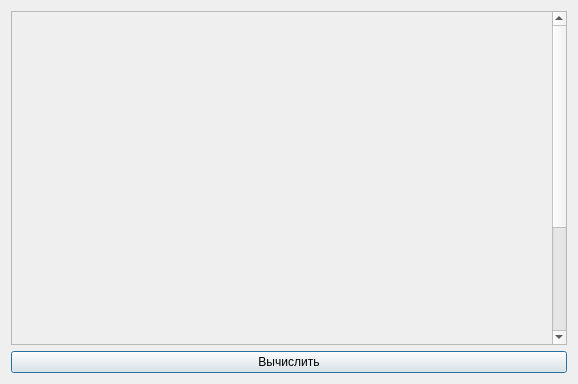
<?xml version="1.0" encoding="UTF-8"?>
<ui version="4.0">
 <class>Dialog</class>
 <widget class="QDialog" name="Dialog">
  <property name="geometry">
   <rect>
    <x>0</x>
    <y>0</y>
    <width>578</width>
    <height>384</height>
   </rect>
  </property>
  <property name="windowTitle">
   <string>Dialog</string>
  </property>
  <layout class="QVBoxLayout" name="__vLayout1">
   <item>
    <widget class="QWidget" name="centralWidget" native="true">
     <layout class="QVBoxLayout" name="__vLayout2">
      <property name="spacing">
       <number>0</number>
      </property>
      <property name="leftMargin">
       <number>0</number>
      </property>
      <property name="topMargin">
       <number>0</number>
      </property>
      <property name="rightMargin">
       <number>0</number>
      </property>
      <property name="bottomMargin">
       <number>0</number>
      </property>
      <item>
       <widget class="QScrollArea" name="mMainScrollArea">
        <property name="widgetResizable">
         <bool>true</bool>
        </property>
        <widget class="QWidget" name="scrollAreaWidgetContents">
         <property name="geometry">
          <rect>
           <x>0</x>
           <y>0</y>
           <width>544</width>
           <height>500</height>
          </rect>
         </property>
         <property name="minimumSize">
          <size>
           <width>500</width>
           <height>500</height>
          </size>
         </property>
         <layout class="QVBoxLayout" name="mScrollLayout">
          <property name="spacing">
           <number>0</number>
          </property>
          <property name="leftMargin">
           <number>0</number>
          </property>
          <property name="topMargin">
           <number>0</number>
          </property>
          <property name="rightMargin">
           <number>0</number>
          </property>
          <property name="bottomMargin">
           <number>0</number>
          </property>
         </layout>
        </widget>
       </widget>
      </item>
     </layout>
    </widget>
   </item>
   <item>
    <widget class="QPushButton" name="mCalcButton">
     <property name="enabled">
      <bool>true</bool>
     </property>
     <property name="text">
      <string>Вычислить</string>
     </property>
    </widget>
   </item>
  </layout>
 </widget>
 <resources/>
 <connections/>
</ui>
